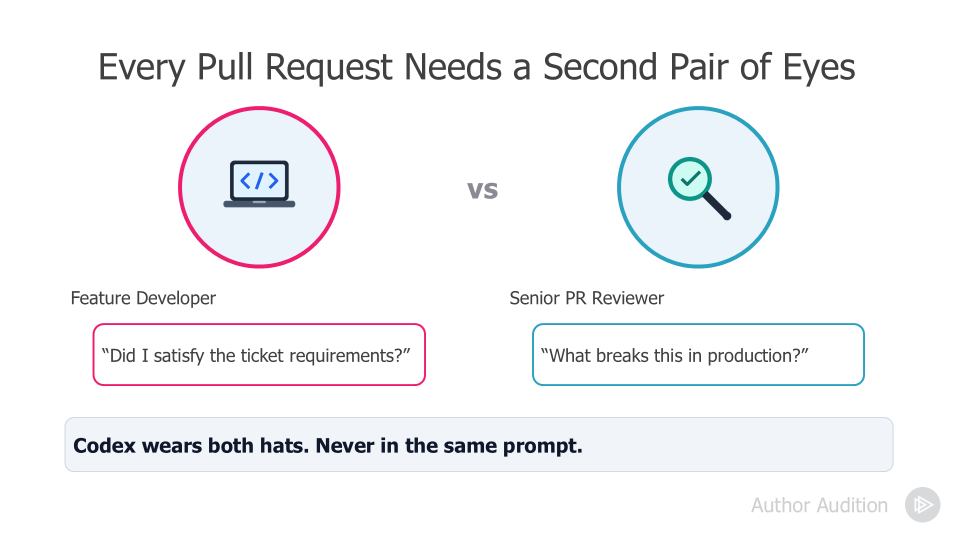
#> input picture 10-codex-code-review/version3/slides_png/slide_05.png, 1920 x 1080 px, found by its file name (shown at 1/2 size)
$ python check_crops.py
#> lines starting #> are read from the running program, lines starting #| are printed output that depends on the picture
from PIL import Image
import numpy as np

img = Image.open("version3/slides_png/slide_05.png")
#> img is the input picture: PIL image 1920x1080 RGB; mean R, G, B 244.7, 245.3, 247.2

# Crop circle 1 (around x=360..675, y=216..530)
crop1 = img.crop((360, 215, 680, 535))
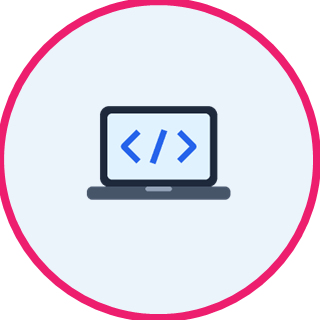
#> crop1: PIL image 320x320 RGB; mean R, G, B 229, 220.7, 234
crop1.save("version3/test_circle_1.png")

# Crop circle 2 (around x=1235..1555, y=216..530)
crop2 = img.crop((1235, 215, 1555, 535))
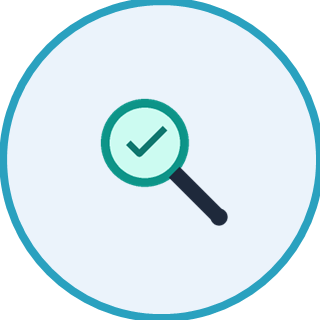
#> crop2: PIL image 320x320 RGB; mean R, G, B 216, 235, 242.1
crop2.save("version3/test_circle_2.png")

print("Saved test_circle_1.png and test_circle_2.png!")

# Check if there is a black rectangle in the center of crop1:
arr1 = np.array(crop1)
# Center is around (160, 160)
print(f"Crop 1 center pixel color: {arr1[160, 160]}")
#| Crop 1 center pixel color: [224 242 254]
